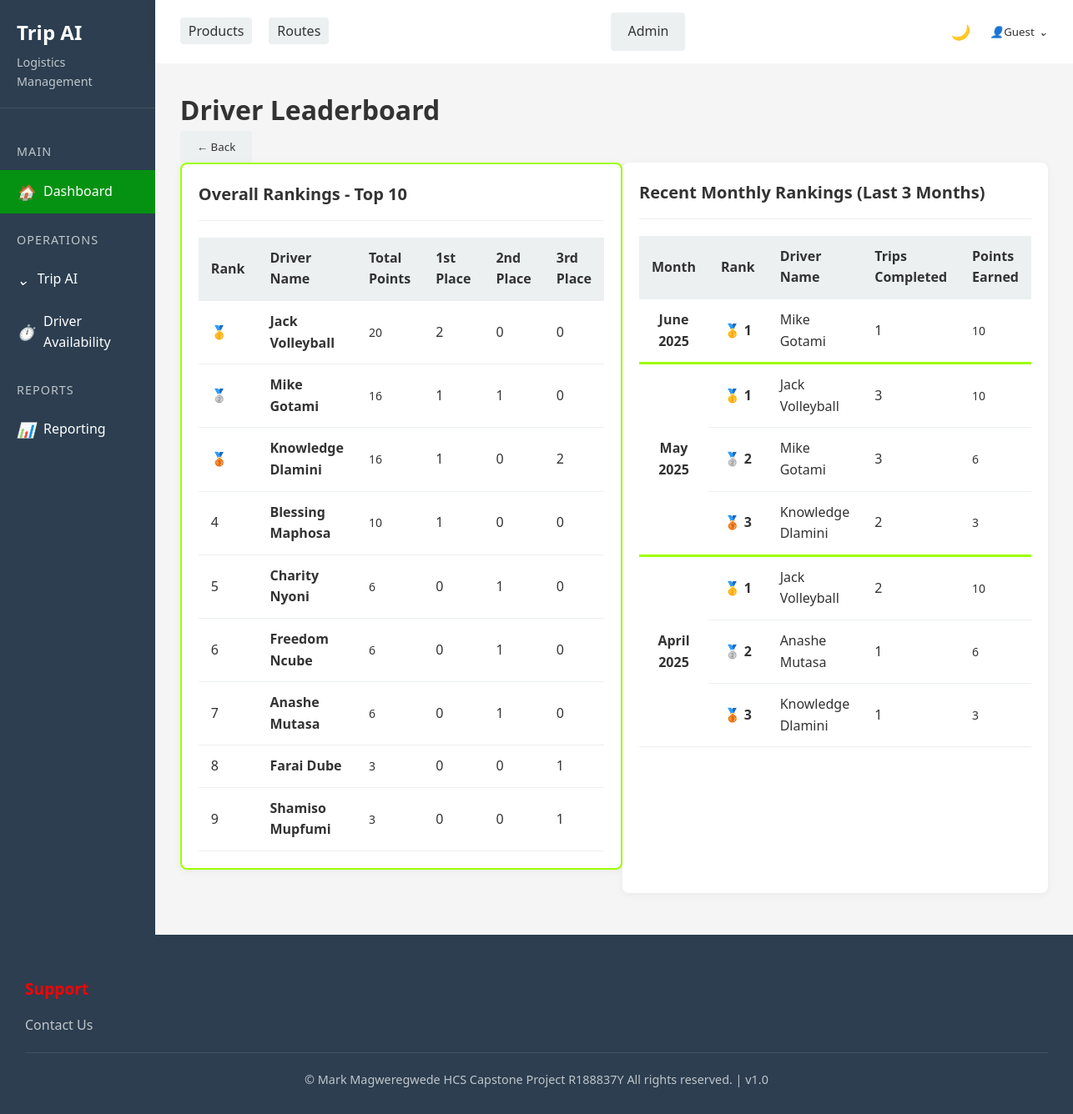
Screenshot of /app/reporting/leaderboard/ with the database file from the repository.
### triplog/models.py (models this page shows, shortened)
class DriverLeaderboard(models.Model):
    driver_name = models.CharField(max_length=100)
    total_points = models.IntegerField(default=0)
    rank_1_count = models.IntegerField(default=0)  # Number of times ranked #1
    rank_2_count = models.IntegerField(default=0)  # Number of times ranked #2
    rank_3_count = models.IntegerField(default=0)  # Number of times ranked #3
    last_updated = models.DateTimeField(auto_now=True)
    class Meta:
        ordering = ['-total_points', '-rank_1_count', '-rank_2_count']

class MonthlyDriverRanking(models.Model):
    driver_name = models.CharField(max_length=100)
    month = models.DateField()  # First day of the month
    rank = models.IntegerField()  # 1, 2, or 3
    trips_completed = models.IntegerField()
    points_earned = models.IntegerField()
    class Meta:
        unique_together = ['driver_name', 'month']
        ordering = ['-month', 'rank']

### triplog/views.py (the view)
# urls.py: path('reporting/leaderboard/', views.driver_leaderboard, name='driver_leaderboard'),
def driver_leaderboard(request):
    leaderboard = DriverLeaderboard.objects.all()[:10]  # Top 10 drivers
    recent_rankings = MonthlyDriverRanking.objects.select_related().order_by('-month', 'rank')[:15]
    context = {
        'leaderboard': leaderboard,
        'recent_rankings': recent_rankings,
    }
    return render(request, 'reporting/leaderboard.html', context)

### templates/reporting/leaderboard.html (shortened to what this page needs)
{% extends 'base.html' %}
{% block content %}
<h1>Driver Leaderboard</h1>
<button id="back-btn" onclick="history.back()" class="back-btn btn btn-secondary">← Back</button>
<div class="container">
    <div class="card mb-5" style="border : 2px solid #9dff00;">
        <div class="card-header bg-primary text-white">
            <h3>Overall Rankings - Top 10</h3>
        </div>
        <div class="card-body">
            <table class="table table-striped table-hover">
                <thead class="table-dark">
                    <tr>
                        <th>Rank</th>
                        <th>Driver Name</th>
                        <th>Total Points</th>
                        <th>1st Place</th>
                        <th>2nd Place</th>
                        <th>3rd Place</th>
                    </tr>
                </thead>
                <tbody>
                    {% for driver in leaderboard %}
                    <tr>
                        <td>
                            {% if forloop.counter == 1 %}🥇
                            {% elif forloop.counter == 2 %}🥈
                            {% elif forloop.counter == 3 %}🥉
                            {% else %}{{ forloop.counter }}
                            {% endif %}
                        </td>
                        <td><strong>{{ driver.driver_name }}</strong></td>
                        <td><span class="badge bg-success">{{ driver.total_points }}</span></td>
                        <td>{{ driver.rank_1_count }}</td>
                        <td>{{ driver.rank_2_count }}</td>
                        <td>{{ driver.rank_3_count }}</td>
                    </tr>
                    {% endfor %}
                </tbody>
            </table>
        </div>
    </div>
    <div class="card">
        <div class="card-header bg-info text-white">
            <h3>Recent Monthly Rankings (Last 3 Months)</h3>
        </div>
        <div class="card-body">
            <table class="table table-sm">
                <thead class="table-dark">
                    <tr>
                        <th>Month</th>
                        <th>Rank</th>
                        <th>Driver Name</th>
                        <th>Trips Completed</th>
                        <th>Points Earned</th>
                    </tr>
                </thead>
                <tbody>
                    {% regroup recent_rankings by month as monthly_groups %}
                    {% for month_group in monthly_groups %}
                    {% if forloop.counter <= 3 %} {% for ranking in month_group.list %} <tr
                        class="{% if forloop.first and not forloop.parentloop.first %}month-border{% endif %}">
                        {% if forloop.first %}
                        <td rowspan="{{ month_group.list|length }}" class="rank-cell align-middle">
                            <strong>{{ ranking.month|date:"F Y" }}</strong>
                        </td>
                        {% endif %}
                        <td class="rank-cell">
                            {% if ranking.rank == 1 %}🥇
                            {% elif ranking.rank == 2 %}🥈
                            {% elif ranking.rank == 3 %}🥉
                            {% endif %}
                            {{ ranking.rank }}
                        </td>
                        <td>{{ ranking.driver_name }}</td>
                        <td>{{ ranking.trips_completed }}</td>
                        <td><span class="badge bg-primary">{{ ranking.points_earned }}</span></td>
                        </tr>
                        {% endfor %}
                        {% endif %}
                        {% endfor %}
                </tbody>
            </table>
        </div>
    </div>
</div>
{% endblock %}

### static/css/style.css (style rules this page uses)
:root { --primary-color: rgb(5, 146, 18); --secondary-color: rgb(6, 208, 1); --accent-color: rgb(155, 236, 0); --highlight-color: rgb(252, 0, 0); --dark-color: #2c3e50; --light-color: #ecf0f1; --text-color: #333; --bg-color: #f5f5f5; --card-bg: white; --footer-bg: var(--dark-color); --footer-text: white; }
* { margin: 0; padding: 0; box-sizing: border-box; font-family: 'Segoe UI', Tahoma, Geneva, Verdana, sans-serif; }
body { background-color: var(--bg-color); color: var(--text-color); line-height: 1.6; display: flex; flex-direction: column; min-height: 100vh; transition: background-color 0.3s, color 0.3s; }
.container { display: flex; flex: 1; }
.btn { padding: 10px 20px; border-radius: 4px; border: none; cursor: pointer; font-weight: 500; transition: all 0.3s; }
.btn-secondary { background-color: var(--light-color); color: var(--text-color); }
.card { background-color: var(--card-bg); border-radius: 8px; box-shadow: 0 2px 10px rgba(0, 0, 0, 0.05); padding: 20px; margin-bottom: 20px; transition: background-color 0.3s, box-shadow 0.3s; }
.card-header { display: flex; justify-content: space-between; align-items: center; margin-bottom: 20px; padding-bottom: 15px; border-bottom: 1px solid var(--light-color); }
table { width: 100%; border-collapse: collapse; }
th, td { padding: 12px 15px; text-align: left; border-bottom: 1px solid var(--light-color); }
th { background-color: var(--light-color); font-weight: 600; }

### templates/reporting/leaderboard.html (style rules this page uses)
.mb-5 { margin-bottom: 3rem !important; }
.month-border { border-top: 3px solid #9dff00 !important; }
.rank-cell { text-align: center; font-weight: bold; }
.card-header h3 { margin: 0; font-size: 1.25rem; }
.badge { font-size: 0.875rem; }

### rows the page displays
DriverLeaderboard: driver_name "Jack Volleyball", total_points "20", rank_1_count "2", rank_2_count "0", rank_3_count "0"
DriverLeaderboard: driver_name "Mike Gotami", total_points "16", rank_1_count "1", rank_2_count "1", rank_3_count "0"
DriverLeaderboard: driver_name "Knowledge Dlamini", total_points "16", rank_1_count "1", rank_2_count "0", rank_3_count "2"
DriverLeaderboard: driver_name "Blessing Maphosa", total_points "10", rank_1_count "1", rank_2_count "0", rank_3_count "0"
DriverLeaderboard: driver_name "Charity Nyoni", total_points "6", rank_1_count "0", rank_2_count "1", rank_3_count "0"
DriverLeaderboard: driver_name "Freedom Ncube", total_points "6", rank_1_count "0", rank_2_count "1", rank_3_count "0"
DriverLeaderboard: driver_name "Anashe Mutasa", total_points "6", rank_1_count "0", rank_2_count "1", rank_3_count "0"
DriverLeaderboard: driver_name "Farai Dube", total_points "3", rank_1_count "0", rank_2_count "0", rank_3_count "1"
DriverLeaderboard: driver_name "Shamiso Mupfumi", total_points "3", rank_1_count "0", rank_2_count "0", rank_3_count "1"
MonthlyDriverRanking: month "June 2025", rank "1", driver_name "Mike Gotami", trips_completed "1", points_earned "10"
MonthlyDriverRanking: month "May 2025", rank "1", driver_name "Jack Volleyball", trips_completed "3", points_earned "10"
MonthlyDriverRanking: rank "2", driver_name "Mike Gotami", trips_completed "3", points_earned "6"
MonthlyDriverRanking: rank "3", driver_name "Knowledge Dlamini", trips_completed "2", points_earned "3"
MonthlyDriverRanking: month "April 2025", rank "1", driver_name "Jack Volleyball", trips_completed "2", points_earned "10"
MonthlyDriverRanking: rank "2", driver_name "Anashe Mutasa", trips_completed "1", points_earned "6"
MonthlyDriverRanking: rank "3", driver_name "Knowledge Dlamini", trips_completed "1", points_earned "3"
